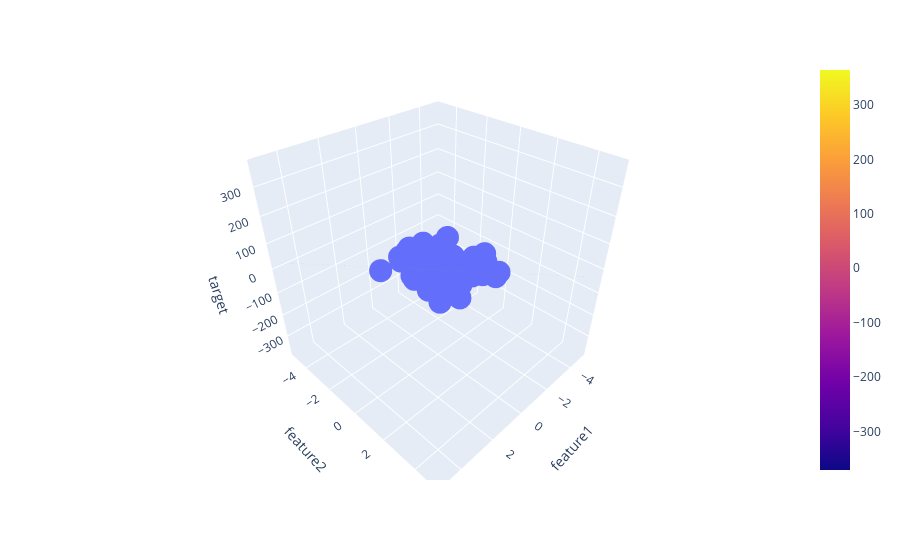

Notebook code for this chart:
### Code cell
fig=px.scatter_3d(df,x='feature1',y='feature2',z='target')
fig.add_trace(go.Surface(x=x1,y=x2,z=z))
fig.show()
